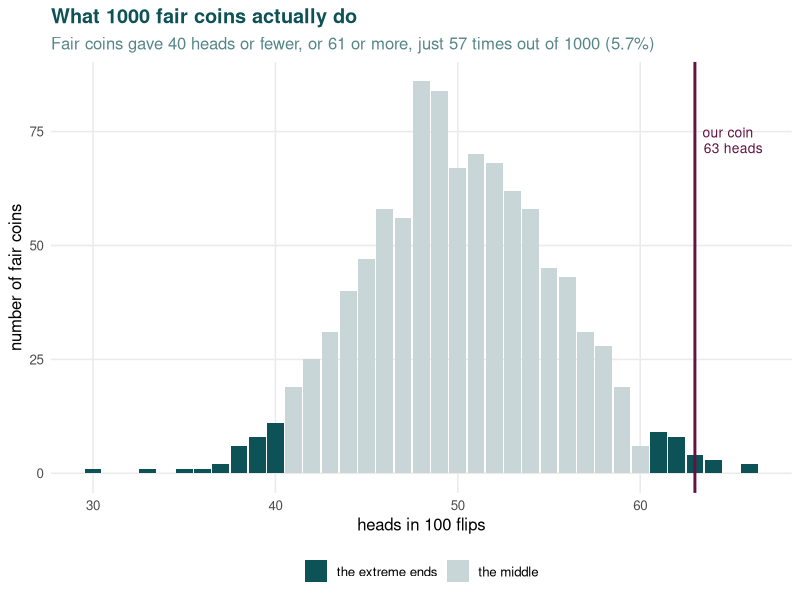
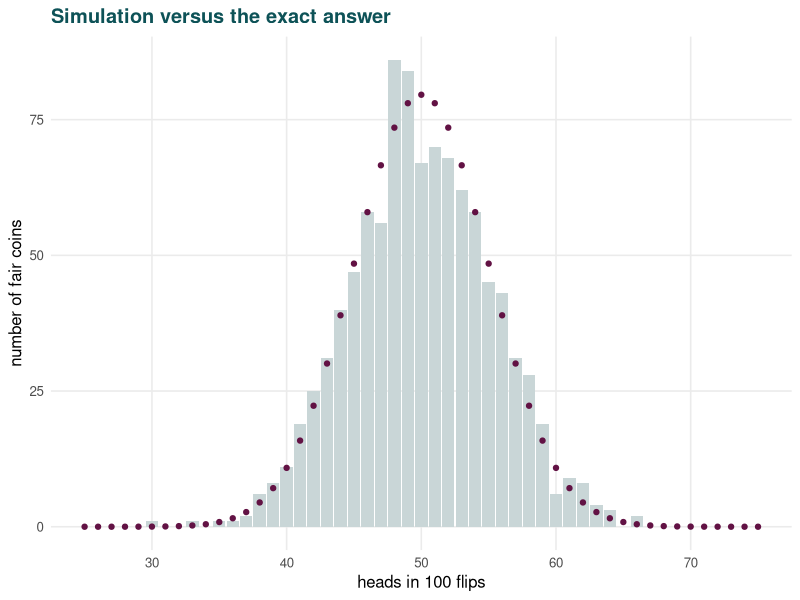
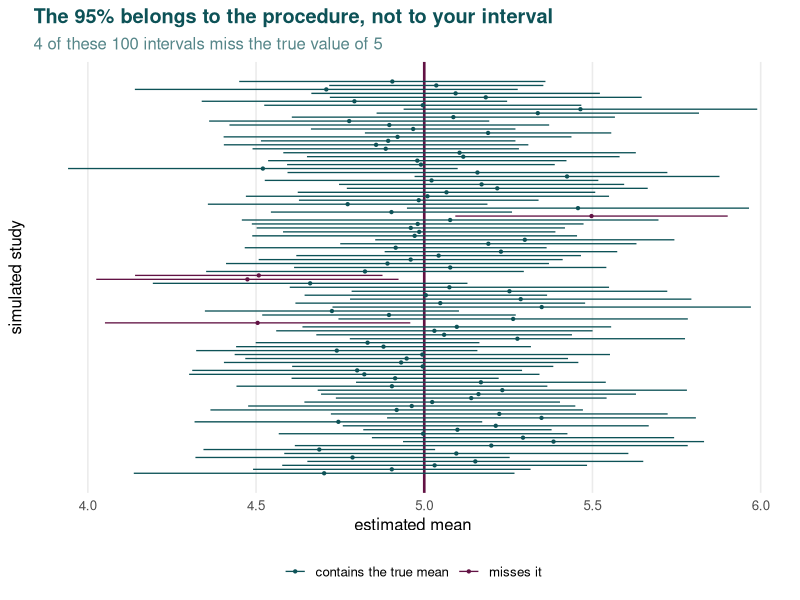
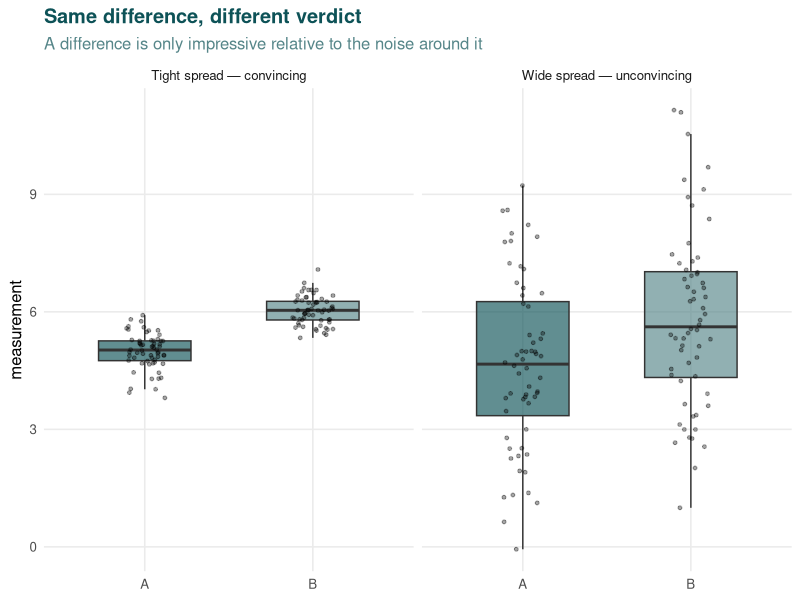
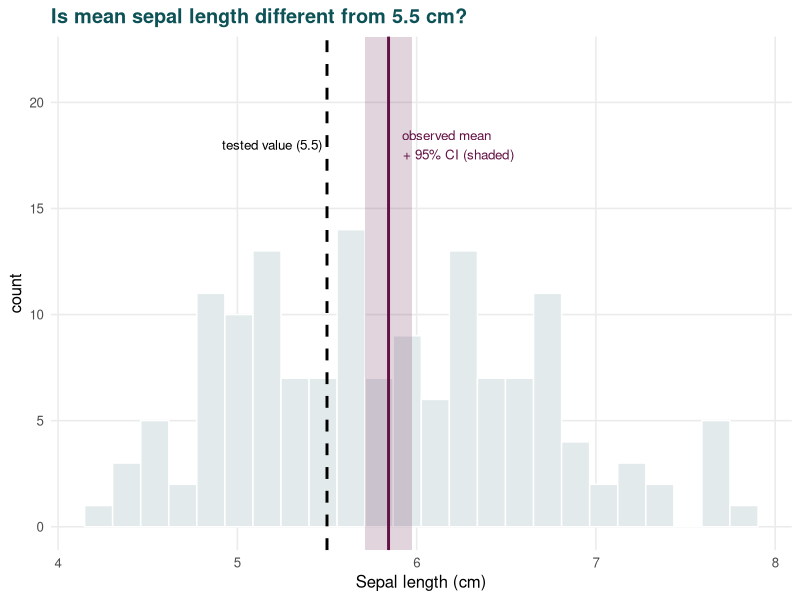
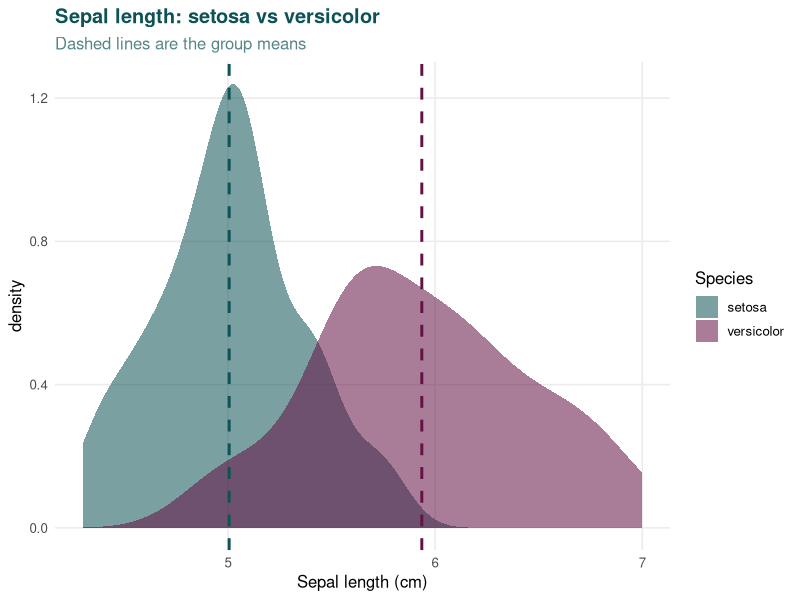
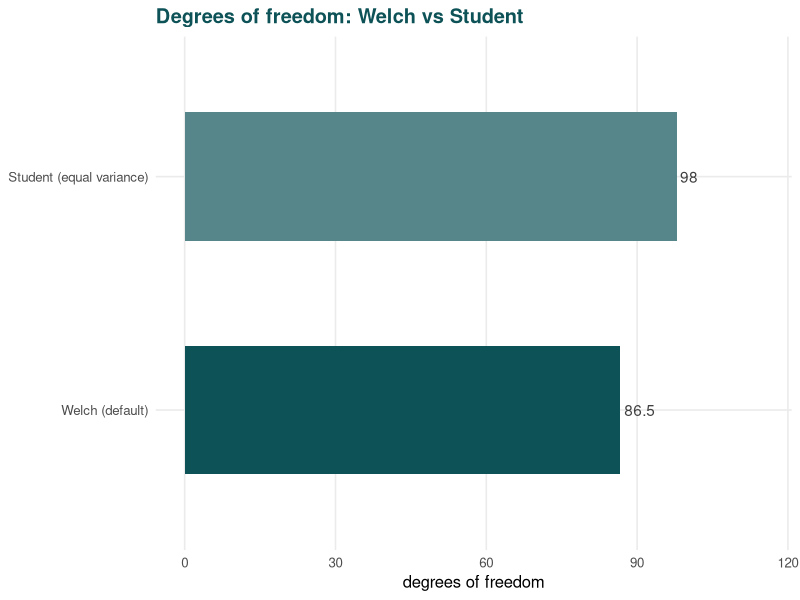
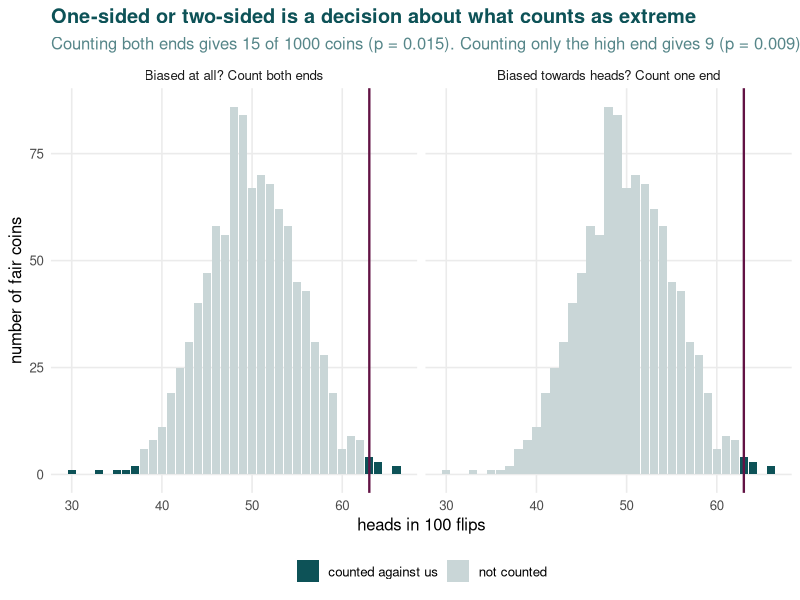

Reproduce these figures in R, in order.
## ---- chunk 1
#| label: setup
#| include: false
library(ggplot2)
library(dplyr)
library(tidyr)
library(broom)
library(knitr)

knitr::opts_chunk$set(echo = knitr::is_html_output())

theme_set(
  theme_minimal(base_size = 12) +
    theme(
      plot.title    = element_text(face = "bold", colour = "#0D5257"),
      plot.subtitle = element_text(colour = "#568689"),
      panel.grid.minor = element_blank()
    )
)

teal   <- "#0D5257"
mid    <- "#568689"
pale   <- "#E2EAEB"
accent <- "#621244"
trio   <- c("#0D5257", "#568689", "#621244")

# The clean, built-in copy - identical to the course data once the `Setosi`
# typo has been corrected
iris <- datasets::iris

# --- small helpers so the tables below read consistently -------------------

fmt_p <- function(p) {
  ifelse(p < 0.001, "< 0.001", sprintf("%.3f", p))
}

# Pull the useful parts out of any t-test into one tidy row
t_row <- function(tt, label) {
  est <- if (length(tt$estimate) == 2) {
    unname(tt$estimate[1] - tt$estimate[2])
  } else {
    unname(tt$estimate)
  }
  data.frame(
    Comparison        = label,
    Estimate          = round(est, 3),
    `Lower 95%`       = round(tt$conf.int[1], 3),
    `Upper 95%`       = round(tt$conf.int[2], 3),
    `t`               = round(unname(tt$statistic), 2),
    `df`              = round(unname(tt$parameter), 1),
    `p-value`         = fmt_p(tt$p.value),
    check.names = FALSE,
    row.names = NULL
  )
}
## ---- chunk 2
#| label: fig-pvalue
#| fig-height: 3.9
#| fig-cap: "One thousand coins we know to be fair, each flipped 100 times. Every bar counts how many of those coins gave that many heads. The shaded bars at each end are the most extreme 5% of fair-coin results."
set.seed(4)

n_coins  <- 1000   # fair coins to test
n_flips  <- 100    # flips each
observed <- 63     # heads from the suspect coin

# Flip 1000 coins we KNOW are fair, 100 times each, and count the heads.
# sample() picks a 0 or a 1 for each flip; summing them counts the heads.
fair_heads <- replicate(n_coins, sum(sample(c(0, 1), n_flips, replace = TRUE)))

# The 25 highest and 25 lowest results mark off the most extreme 5%
sorted_heads <- sort(fair_heads)
lo_cut <- sorted_heads[25]
hi_cut <- sorted_heads[n_coins - 24]
n_shaded <- sum(fair_heads <= lo_cut | fair_heads >= hi_cut)

# How often did a fair coin land at least as far from 50 as ours did?
p_emp <- mean(abs(fair_heads - 50) >= abs(observed - 50))

bars <- as.data.frame(table(heads = fair_heads), stringsAsFactors = FALSE)
bars$heads <- as.numeric(bars$heads)
bars$region <- ifelse(bars$heads <= lo_cut | bars$heads >= hi_cut,
                      "the extreme ends", "the middle")

ggplot(bars, aes(x = heads, y = Freq, fill = region)) +
  geom_col(width = 0.92) +
  geom_vline(xintercept = observed, colour = accent, linewidth = 1) +
  annotate("text", x = observed, y = max(bars$Freq) * 0.85,
           label = paste0("our coin\n", observed, " heads"),
           colour = accent, size = 3.5, hjust = -0.15, lineheight = 0.95) +
  scale_fill_manual(values = c("the extreme ends" = teal,
                               "the middle" = "#c9d6d7")) +
  labs(
    title = "What 1000 fair coins actually do",
    subtitle = sprintf(
      "Fair coins gave %d heads or fewer, or %d or more, just %d times out of 1000 (%.1f%%)",
      lo_cut, hi_cut, n_shaded, 100 * n_shaded / n_coins),
    x = "heads in 100 flips", y = "number of fair coins", fill = NULL
  ) +
  theme(legend.position = "bottom")
## ---- chunk 3
#| label: fig-binomial
#| fig-height: 3.4
#| fig-cap: "The bars are our 1000 simulated fair coins. The dots are what the binomial distribution says the answer is exactly. The simulation is a slightly lumpy version of the formula."
exact <- data.frame(heads = 25:75)
exact$expected <- n_coins * dbinom(exact$heads, size = n_flips, prob = 0.5)

ggplot(bars, aes(x = heads, y = Freq)) +
  geom_col(fill = "#c9d6d7", width = 0.92) +
  geom_point(data = exact, aes(x = heads, y = expected),
             colour = accent, size = 1.5) +
  labs(title = "Simulation versus the exact answer",
       x = "heads in 100 flips", y = "number of fair coins")
## ---- chunk 4
#| label: fig-coverage
#| fig-height: 6
#| fig-cap: "100 samples drawn from a population whose mean really is 5. Each horizontal line is one study's 95% confidence interval."
set.seed(2024)
n_sim <- 100
n_obs <- 20
mu    <- 5

sims <- do.call(rbind, lapply(seq_len(n_sim), function(i) {
  s  <- rnorm(n_obs, mean = mu, sd = 1)
  ci <- t.test(s)$conf.int
  data.frame(i = i, lo = ci[1], hi = ci[2], est = mean(s))
}))
sims$covers <- sims$lo <= mu & sims$hi >= mu

ggplot(sims, aes(y = i)) +
  geom_vline(xintercept = mu, colour = accent, linewidth = 0.9) +
  geom_linerange(aes(xmin = lo, xmax = hi, colour = covers), linewidth = 0.45) +
  geom_point(aes(x = est, colour = covers), size = 0.8) +
  scale_colour_manual(
    values = c("TRUE" = teal, "FALSE" = accent),
    labels = c("TRUE" = "contains the true mean", "FALSE" = "misses it"),
    breaks = c("TRUE", "FALSE")
  ) +
  labs(title = "The 95% belongs to the procedure, not to your interval",
       subtitle = sprintf("%d of these %d intervals miss the true value of %g",
                          sum(!sims$covers), n_sim, mu),
       x = "estimated mean", y = "simulated study", colour = NULL) +
  theme(legend.position = "bottom",
        axis.text.y = element_blank(),
        panel.grid.major.y = element_blank())
## ---- chunk 5
#| label: fig-signal-noise
#| fig-cap: "The same difference in means can be convincing or unconvincing depending entirely on the spread. Both panels have true means of 5 and 6./n (Remember that the central line in a box plot shows the *median* not the *mean*."
set.seed(42)
nn <- 60
tight <- data.frame(
  g = rep(c("A", "B"), each = nn),
  v = c(rnorm(nn, 5, 0.4), rnorm(nn, 6, 0.4)),
  panel = "Tight spread — convincing"
)
wide <- data.frame(
  g = rep(c("A", "B"), each = nn),
  v = c(rnorm(nn, 5, 2.5), rnorm(nn, 6, 2.5)),
  panel = "Wide spread — unconvincing"
)

ggplot(rbind(tight, wide), aes(x = g, y = v, fill = g)) +
  geom_boxplot(alpha = 0.65, outlier.shape = NA, width = 0.55) +
  geom_jitter(width = 0.12, alpha = 0.35, size = 1) +
  facet_wrap(~panel) +
  scale_fill_manual(values = c(teal, mid)) +
  labs(title = "Same difference, different verdict",
       subtitle = "A difference is only impressive relative to the noise around it",
       x = NULL, y = "measurement") +
  theme(legend.position = "none")
## ---- chunk 6
#| label: tbl-onesample
#| tbl-cap: "One-sample t-test of mean sepal length against 5.5 cm. The estimate here is the observed mean itself."
tt1 <- t.test(iris$Sepal.Length, mu = 5.5)
kable(t_row(tt1, "Mean sepal length vs 5.5 cm"), align = "lrrrrrr")
## ---- chunk 7
#| label: fig-onesample
#| fig-cap: "The observed mean and its confidence interval, against the value being tested."
ggplot(iris, aes(x = Sepal.Length)) +
  geom_histogram(bins = 24, fill = pale, colour = "white") +
  annotate("rect", xmin = tt1$conf.int[1], xmax = tt1$conf.int[2],
           ymin = -Inf, ymax = Inf, fill = accent, alpha = 0.18) +
  geom_vline(xintercept = 5.5, colour = "black", linewidth = 1, linetype = "dashed") +
  geom_vline(xintercept = mean(iris$Sepal.Length), colour = accent, linewidth = 1) +
  annotate("text", x = 5.5, y = 18, label = "tested value (5.5)",
           colour = "black", hjust = 1.05, size = 3.4) +
  annotate("text", x = mean(iris$Sepal.Length)+0.05, y = 18,
           label = "observed mean\n+ 95% CI (shaded)",
           colour = accent, hjust = -0.05, size = 3.4) +
  labs(title = "Is mean sepal length different from 5.5 cm?",
       x = "Sepal length (cm)", y = "count") + 
  ylim(c(0,22))
## ---- chunk 8
#| label: tbl-twosample
#| tbl-cap: "Two-sample t-test comparing mean sepal length between two species. The estimate is the difference between the group means."
two_species <- iris |>
  filter(Species %in% c("setosa", "versicolor")) |>
  droplevels()

tt2 <- t.test(Sepal.Length ~ Species, data = two_species)
kable(t_row(tt2, "setosa − versicolor"), align = "lrrrrrr")
## ---- chunk 9
#| label: fig-twosample
#| fig-cap: "The distributions barely overlap, which is what a very small p-value looks like."
ggplot(two_species, aes(x = Sepal.Length, fill = Species)) +
  geom_density(alpha = 0.55, colour = NA) +
  geom_vline(data = two_species |>
               group_by(Species) |>
               summarise(m = mean(Sepal.Length), .groups = "drop"),
             aes(xintercept = m, colour = Species),
             linewidth = 1, linetype = "dashed", show.legend = FALSE) +
  scale_fill_manual(values = c(teal, accent)) +
  scale_colour_manual(values = c(teal, accent)) +
  labs(title = "Sepal length: setosa vs versicolor",
       subtitle = "Dashed lines are the group means",
       x = "Sepal length (cm)", y = "density")
## ---- chunk 10
#| label: tbl-welch
#| tbl-cap: "The same comparison run both ways. The estimate and interval barely move; the degrees of freedom are the giveaway."
tt2s <- t.test(Sepal.Length ~ Species, data = two_species, var.equal = TRUE)
kable(rbind(
  t_row(tt2,  "Welch (default)"),
  t_row(tt2s, "Student (equal variance assumed)")
), align = "lrrrrrr")
## ---- chunk 11
#| label: fig-welch
#| fig-cap: "Welch's correction reduces the degrees of freedom, which widens the distribution slightly and makes the test appropriately more cautious."
data.frame(
  test = c("Welch (default)", "Student (equal variance)"),
  df   = c(unname(tt2$parameter), unname(tt2s$parameter))
) |>
  ggplot(aes(x = reorder(test, df), y = df, fill = test)) +
  geom_col(width = 0.55) +
  geom_text(aes(label = round(df, 1)), hjust = -0.15, colour = "grey25") +
  coord_flip() +
  scale_fill_manual(values = c(mid, teal)) +
  ylim(0, 115) +
  labs(title = "Degrees of freedom: Welch vs Student",
       x = NULL, y = "degrees of freedom") +
  theme(legend.position = "none")
## ---- chunk 12
#| label: fig-sided
#| fig-height: 3.7
#| fig-cap: "The very same 1000 fair coins from earlier. The only thing that changes is which results you are allowed to count against yours."
# Reuses `fair_heads` and `observed` from the p-value figure above, so these are
# literally the same 1000 fair coins
gap <- abs(observed - 50)

lev <- c("Biased at all? Count both ends",
         "Biased towards heads? Count one end")

sided <- rbind(
  transform(bars, panel = lev[1], hit = abs(heads - 50) >= gap),
  transform(bars, panel = lev[2], hit = heads >= observed)
)
sided$panel <- factor(sided$panel, levels = lev)
sided$counted <- ifelse(sided$hit, "counted against us", "not counted")

n_two <- sum(abs(fair_heads - 50) >= gap)
n_one <- sum(fair_heads >= observed)
n_all <- length(fair_heads)

ggplot(sided, aes(x = heads, y = Freq, fill = counted)) +
  geom_col(width = 0.92) +
  geom_vline(xintercept = observed, colour = accent, linewidth = 0.8) +
  facet_wrap(~panel) +
  scale_fill_manual(values = c("counted against us" = teal,
                               "not counted" = "#c9d6d7")) +
  labs(
    title = "One-sided or two-sided is a decision about what counts as extreme",
    subtitle = sprintf(
      "Counting both ends gives %d of %d coins (p = %.3f). Counting only the high end gives %d (p = %.3f).",
      n_two, n_all, n_two / n_all, n_one, n_one / n_all),
    x = "heads in 100 flips", y = "number of fair coins", fill = NULL
  ) +
  theme(legend.position = "bottom")
## ---- chunk 13
#| label: fig-paired
#| fig-cap: "Left: treating the groups as unrelated hides the pattern. Right: joining each patient's two measurements shows that nearly every individual improved."
p1 <- ggplot(sleep, aes(x = group, y = extra, fill = group)) +
  geom_boxplot(alpha = 0.6, width = 0.5, outlier.shape = NA) +
  geom_jitter(width = 0.08, size = 2, alpha = 0.7) +
  scale_fill_manual(values = c(teal, mid)) +
  labs(title = "Ignoring the pairing", x = "drug", y = "extra hours of sleep") +
  theme(legend.position = "none")

p2 <- ggplot(sleep, aes(x = group, y = extra)) +
  geom_line(aes(group = ID), colour = "grey65") +
  geom_point(aes(colour = group), size = 2.5) +
  scale_colour_manual(values = c(teal, mid)) +
  labs(title = "Respecting the pairing", x = "drug", y = NULL) +
  theme(legend.position = "none")

patchwork_available <- requireNamespace("patchwork", quietly = TRUE)
if (patchwork_available) {
  print(patchwork::wrap_plots(p1, p2, nrow = 1))
} else {
  print(p1); print(p2)
}
## ---- chunk 14
sleep_wide <- sleep %>%
  pivot_wider(values_from = extra,
              names_from = group)

colnames(sleep_wide) <- c("ID", "drug_1", "drug_2")

#| label: tbl-paired
#| tbl-cap: "Identical numbers, analysed two ways. Pairing turns an unconvincing result into a clear one."
kable(rbind(
  t_row(t.test(sleep_wide$drug_1, sleep_wide$drug_2, data = sleep_wide, paired = TRUE),  "Paired (correct here)"),
  t_row(t.test(sleep_wide$drug_1, sleep_wide$drug_2, data = sleep_wide, paired = FALSE), "Unpaired (ignores patient)")
), align = "lrrrrrr")
## ---- chunk 15
#| label: fig-qq
#| fig-height: 3.6
#| fig-cap: "Three qq plots. Left: a single species, behaving itself. Middle: the same measurement pooled across all three species — the S-shape is the mixture, not a problem with the data. Right: genuinely skewed data."
set.seed(7)

qq_dat <- rbind(
  data.frame(value = iris$Sepal.Length[iris$Species == "setosa"],
             which = "1. One species — normal"),
  data.frame(value = iris$Sepal.Length,
             which = "2. All three pooled — a mixture"),
  data.frame(value = rexp(150, rate = 0.4),
             which = "3. Skewed data — not normal")
)

ggplot(qq_dat, aes(sample = value)) +
  stat_qq(colour = teal, alpha = 0.55, size = 1.3) +
  stat_qq_line(colour = accent, linewidth = 0.8) +
  facet_wrap(~which, scales = "free", nrow = 1) +
  labs(title = "Reading a qq plot",
       x = "expected if normal", y = "observed value")
## ---- chunk 16
#| label: fig-ranks
#| fig-cap: "Ranking pulls extreme values back into line. The outlier at 40 becomes simply 'the largest', which is why rank-based tests are robust to it."
set.seed(3)
raw <- c(rnorm(11, 10, 1.5), 40)
rk  <- data.frame(
  value = c(raw, rank(raw)),
  panel = rep(c("Original values", "Ranks"), each = 12),
  y = 1
)

ggplot(rk, aes(x = value, y = y)) +
  geom_point(colour = teal, size = 3, alpha = 0.75) +
  facet_wrap(~panel, scales = "free_x", ncol = 1) +
  labs(title = "What ranking does to an outlier", x = NULL, y = NULL) +
  theme(axis.text.y = element_blank(), panel.grid.major.y = element_blank())
## ---- chunk 17
#| label: tbl-observed
#| tbl-cap: "Observed counts: car transmission type against number of cylinders, with row and column totals."
mtcars_tab <- table(
  Transmission = ifelse(mtcars$am == 1, "Manual", "Automatic"),
  Cylinders    = mtcars$cyl
)
kable(as.data.frame.matrix(addmargins(mtcars_tab)), align = "rrrr")
## ---- chunk 18
#| label: tbl-expected-margins
#| tbl-cap: "Expected counts if transmission and cylinder count were unrelated. Note the margins are identical to the observed table — that is the point."
cs <- suppressWarnings(chisq.test(mtcars_tab))
kable(round(as.data.frame.matrix(addmargins(as.table(cs$expected))), 2),
      align = "rrrr")
## ---- chunk 19
#| label: tbl-pct
#| tbl-cap: "If the two variables were unrelated, the percentage of manual cars would be the same in every column. It is not remotely the same."
pct <- prop.table(mtcars_tab, margin = 2) * 100
overall <- 100 * sum(mtcars_tab["Manual", ]) / sum(mtcars_tab)

data.frame(
  Cylinders                 = colnames(mtcars_tab),
  `Cars in group`           = as.integer(colSums(mtcars_tab)),
  `% manual observed`       = sprintf("%.1f%%", pct["Manual", ]),
  `% manual if unrelated`   = sprintf("%.1f%%", overall),
  check.names = FALSE
) |>
  kable(align = "rrrr")
## ---- chunk 20
#| label: fig-chisq
#| fig-cap: "Observed counts against those expected if transmission and cylinder count were unrelated. Chi-squared measures the total size of those gaps."
obs <- as.data.frame(mtcars_tab)
names(obs) <- c("am", "cyl", "n")
obs$type <- "Observed"

exp_df <- as.data.frame(as.table(cs$expected))
names(exp_df) <- c("am", "cyl", "n")
exp_df$type <- "Expected if unrelated"

ggplot(rbind(obs, exp_df), aes(x = cyl, y = n, fill = type)) +
  geom_col(position = position_dodge(width = 0.8), width = 0.7) +
  facet_wrap(~am) +
  scale_fill_manual(values = c(pale, teal)) +
  labs(title = "Observed vs expected counts",
       x = "cylinders", y = "number of cars", fill = NULL) +
  theme(legend.position = "bottom")
## ---- chunk 21
#| label: tbl-contrib
#| tbl-cap: "Each cell's contribution to the chi-squared statistic. The four-cylinder column dominates, which matches what the percentages showed."
contrib <- cs$residuals^2

kable(round(as.data.frame.matrix(addmargins(as.table(contrib))), 2),
      align = "rrrr")
## ---- chunk 22
#| label: tbl-expected
#| tbl-cap: "The expected counts again, with any cell below 5 flagged. These are the cells that make the chi-squared approximation unreliable here."
exp_flag <- round(as.data.frame.matrix(cs$expected), 2)
exp_flag[] <- lapply(exp_flag, function(col) {
  ifelse(col < 5, paste0(sprintf("%.2f", col), " ⚠"), sprintf("%.2f", col))
})
kable(exp_flag, align = "rrr")
## ---- chunk 23
#| label: tbl-chisq-fisher
#| tbl-cap: "The same table tested two ways. Fisher's exact test computes the probability directly instead of approximating it, so it stays valid with small counts."
ft <- fisher.test(mtcars_tab)

data.frame(
  Test      = c("Chi-squared (approximate)", "Fisher's exact"),
  Statistic = c(sprintf("%.2f", unname(cs$statistic)), "—"),
  df        = c(as.character(unname(cs$parameter)), "—"),
  `p-value` = c(fmt_p(cs$p.value), fmt_p(ft$p.value)),
  check.names = FALSE
) |>
  kable(align = "lrrr")
## ---- chunk 24
#| label: fig-corr-scale
#| fig-cap: "What different correlation coefficients actually look like."
set.seed(19)
mk_cor <- function(r, n = 120) {
  x1 <- rnorm(n); x2 <- rnorm(n)
  y  <- r * x1 + sqrt(max(0, 1 - r^2)) * x2
  data.frame(x = x1, y = y,
             lab = paste0("r = ", sprintf("%.2f", cor(x1, y))))
}
cors <- do.call(rbind, lapply(c(-0.9, -0.4, 0, 0.4, 0.9, 0.99), mk_cor))
cors$lab <- factor(cors$lab, levels = unique(cors$lab))

ggplot(cors, aes(x, y)) +
  geom_point(colour = teal, alpha = 0.5, size = 1.3) +
  facet_wrap(~lab, nrow = 2) +
  labs(title = "A tour of correlation coefficients", x = NULL, y = NULL) +
  theme(axis.text = element_blank())
## ---- chunk 25
#| label: fig-anscombe
#| fig-cap: "Anscombe's quartet. Identical summary statistics, wildly different data. Only the first is a sensible candidate for a correlation coefficient."
ans <- data.frame(
  set = rep(paste("Dataset", 1:4), each = 11),
  x = c(anscombe$x1, anscombe$x2, anscombe$x3, anscombe$x4),
  y = c(anscombe$y1, anscombe$y2, anscombe$y3, anscombe$y4)
)

ans_lab <- ans |>
  group_by(set) |>
  summarise(r = cor(x, y), .groups = "drop") |>
  mutate(lab = paste0("r = ", sprintf("%.2f", r)))

ggplot(ans, aes(x, y)) +
  geom_smooth(method = "lm", se = FALSE, colour = accent, linewidth = 0.8) +
  geom_point(colour = teal, size = 2.2, alpha = 0.85) +
  geom_text(data = ans_lab, aes(x = 12.5, y = 4.5, label = lab),
            inherit.aes = FALSE, colour = "grey30", size = 3.4) +
  facet_wrap(~set) +
  labs(title = "Why you plot your data first",
       subtitle = "All four have the same correlation and the same fitted line")
## ---- chunk 26
#| label: fig-pearson-spearman
#| fig-cap: "A perfectly monotonic but curved relationship. Pearson under-reports it because it is not a straight line; Spearman sees it clearly."
set.seed(5)
cd <- data.frame(x = 1:60)
cd$y <- exp(cd$x / 12) + rnorm(60, sd = 1.2)

ggplot(cd, aes(x, y)) +
  geom_point(colour = teal, alpha = 0.75, size = 2) +
  geom_smooth(method = "lm", se = FALSE, colour = accent, linewidth = 0.8) +
  labs(title = "A relationship a straight line cannot capture",
       x = NULL, y = NULL)
## ---- chunk 27
#| label: tbl-corr
#| tbl-cap: "The same curved data measured both ways. Spearman is close to 1 because the relationship is perfectly increasing, even though it is not a straight line."
cp <- cor.test(cd$x, cd$y, method = "pearson")
csp <- suppressWarnings(cor.test(cd$x, cd$y, method = "spearman"))

data.frame(
  Method        = c("Pearson (linear)", "Spearman (rank)"),
  Coefficient   = c(sprintf("%.3f", unname(cp$estimate)),
                    sprintf("%.3f", unname(csp$estimate))),
  `p-value`     = c(fmt_p(cp$p.value), fmt_p(csp$p.value)),
  check.names = FALSE
) |>
  kable(align = "lrr")
## ---- chunk 28
#| label: fig-regression
#| fig-cap: "The fitted line is the one that makes the total of the squared vertical distances (grey) as small as possible. Those distances are the residuals."
iris_lm  <- lm(Petal.Length ~ Sepal.Length, data = iris)
iris_fit <- iris
iris_fit$pred <- predict(iris_lm)

ggplot(iris_fit, aes(Sepal.Length, Petal.Length)) +
  geom_segment(aes(xend = Sepal.Length, yend = pred),
               colour = "grey75", linewidth = 0.4) +
  geom_point(colour = teal, alpha = 0.6, size = 1.8) +
  geom_line(aes(y = pred), colour = accent, linewidth = 1.1) +
  labs(title = "Least squares",
       subtitle = sprintf("Slope: %.2f cm of petal length per cm of sepal length",
                          coef(iris_lm)[2]),
       x = "Sepal length (cm)", y = "Petal length (cm)")
## ---- chunk 29
#| label: tbl-regression
#| tbl-cap: "Regression of petal length on sepal length."
tidy(iris_lm, conf.int = TRUE) |>
  transmute(
    Term        = ifelse(term == "(Intercept)", "Intercept", "Sepal length"),
    Estimate    = round(estimate, 3),
    `Std error` = round(std.error, 3),
    `Lower 95%` = round(conf.low, 3),
    `Upper 95%` = round(conf.high, 3),
    `p-value`   = fmt_p(p.value)
  ) |>
  kable(align = "lrrrrr")
## ---- chunk 30
#| label: tbl-regression2
#| tbl-cap: "Adding species to the model. `setosa` is the baseline, so the other two rows are differences relative to it."
iris_lm2 <- lm(Petal.Length ~ Sepal.Length + Species, data = iris)

tidy(iris_lm2, conf.int = TRUE) |>
  transmute(
    Term = recode(term,
                  "(Intercept)"       = "Intercept (setosa)",
                  "Sepal.Length"      = "Sepal length",
                  "Speciesversicolor" = "versicolor vs setosa",
                  "Speciesvirginica"  = "virginica vs setosa"),
    Estimate    = round(estimate, 3),
    `Lower 95%` = round(conf.low, 3),
    `Upper 95%` = round(conf.high, 3),
    `p-value`   = fmt_p(p.value)
  ) |>
  kable(align = "lrrrr")
## ---- chunk 31
#| label: fig-regression-species
#| fig-cap: "Left: one line for everyone. Right: a separate line per species — each much shallower than the overall line."
q1 <- ggplot(iris, aes(Sepal.Length, Petal.Length)) +
  geom_point(alpha = 0.55, colour = teal, size = 1.7) +
  geom_smooth(method = "lm", se = FALSE, colour = accent) +
  labs(title = "Ignoring species", x = "Sepal length (cm)", y = "Petal length (cm)")

q2 <- ggplot(iris, aes(Sepal.Length, Petal.Length, colour = Species)) +
  geom_point(alpha = 0.7, size = 1.7) +
  geom_smooth(method = "lm", se = FALSE) +
  scale_colour_manual(values = trio) +
  labs(title = "Splitting by species", x = "Sepal length (cm)", y = NULL) +
  theme(legend.position = "bottom")

if (patchwork_available) {
  print(patchwork::wrap_plots(q1, q2, nrow = 1))
} else {
  print(q1); print(q2)
}
